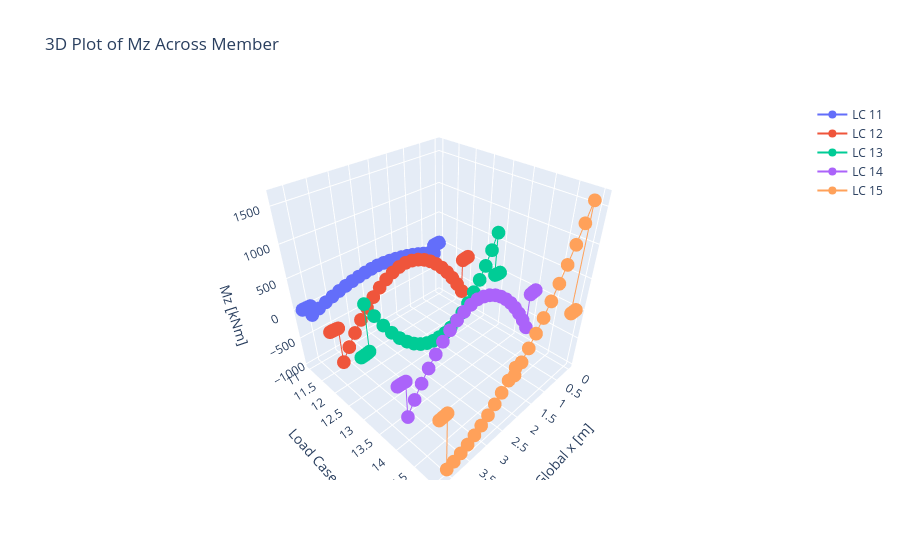

Write notebook code for a chart like this one.
### Code cell
action_units = {
    "Ax": "kN",
    "Vy": "kN",
    "Vz": "kN",
    "Mx": "kNm",
    "My": "kNm",
    "Mz": "kNm",
}
plotter = MemberPlotter(des_act.globalized, action_units=action_units)

fig = plotter.plot_3d(action="Mz")
fig.show()
